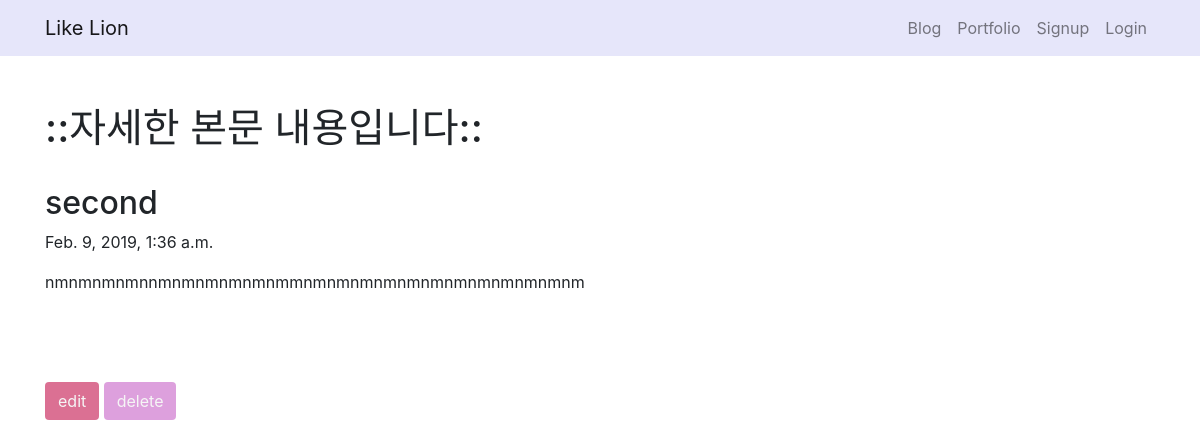
The app's page /blogapp/5 with its own data.
### blogapp/models.py (models this page shows, shortened)
class Blogapp(models.Model):
    title = models.CharField(max_length=200)
    pub_date = models.DateTimeField('date published')
    body = models.TextField()

### blogapp/views.py (the view)
# urls.py: path('blogapp/<int:blog_id>', blogapp.views.detail, name="detail"),
def detail(request, blog_id):
    blog_detail = get_object_or_404(Blogapp, pk = blog_id )
    return render(request, 'detail.html',{'blogapp': blog_detail})

### blogapp/templates/detail.html
{% extends 'base.html' %}
{% block contents %}
    <br><br>
    <div class="container">
        <h1>::자세한 본문 내용입니다::</h1>
        <br>
        <h2>{{blogapp.title}}</h2>
        <p>{{blogapp.pub_date}}</p>
        <p>{{blogapp.body}}</p>
        <br><br><br>
        <a href="{% url 'edit' blogapp.id %}" type="button" class="btn" style="background-color: palevioletred; color:whitesmoke">edit</a>
        <a href="{% url 'destroy' blogapp.id %}" type="button" class="btn" style="background-color: plum; color:whitesmoke">delete</a>
    </div>
{% endblock %}

### records on screen
Blogapp: title "second", pub_date "Feb. 9, 2019, 1:36 a.m.", body "nmnmnmnmnnmnmnmnmnmnmmnmnmnmnmnmnmnmnmnmnmnmnm"
